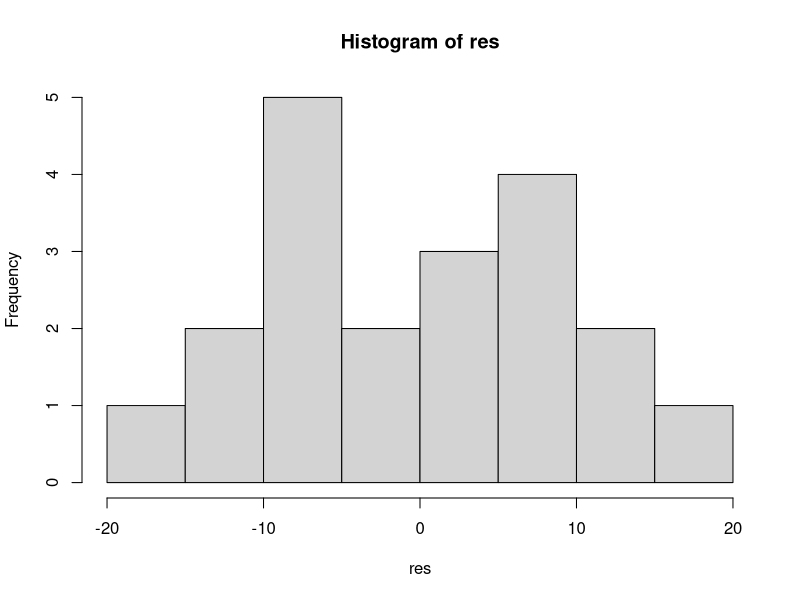

The R script that drew this image: (Note: this script raises an error after producing the figure.)
#############################
### R workshop 6-2 ##########
### 2020/10      ###########
############################

#Topics:
#one-way ANOVA
############################
rm(list = ls(all = TRUE))
##################################

#data input method 1:
#from wide to long , using tidyr package
station1<-c(236,250,252,233,239)
station2<-c(238,239,262,247,246)
station3<-c(220,236,232,243,213)
station4<-c(241,233,212,231,213)

carton <- data.frame(station1,station2,station3,station4)

library(tidyr)
#if run into problem, turn off RStudio and reinstall..
carton.long <- gather(carton, key = "station", value="carton_number")
summary(carton.long)

#data input method 2:
station <- c(1,1,1,1,1,2,2,2,2,2,3,3,3,3,3,4,4,4,4,4)
carton_number <- c(236,250,252,233,239,238,239,262,247,246,220,236,232,243,213,241,233,212,231,213)
carton2 <- data.frame(station, carton_number)
carton2$station <- as.factor(carton2$station)

summary(carton2)
levels(carton2$station)

#one-way anova
anova(  lm  (  carton_number ~ station, data= carton2)  )

############################
#check assumptions of ANOVA
#############################
#first: normality

res <- residuals( lm(carton_number ~ station, data= carton2))
hist(res)
shapiro.test(res)
#p = 0.3065, larger than 0.05, cannot reject the null  hypothesis
#normality of residuals assumption is met

#second: equal variance
install.packages('car')
library(car)
leveneTest(carton_number ~ station, data = carton2)

#large p value shows the equal variance assumption is not violated

#What if the assumption of equal variance is violated?
#you might want to run the analysis using oneway.test()
oneway.test(carton_number ~ station, data = carton.long)


store1<-c(102,106,105,115,112)
store2<-c(97,77,82,80,101)
store3<-c(89,91,75,106,94)
store4<-c(100,116,87,102,100)
hw3.4 <- data.frame(store1,store2,store3,store4)

library(tidyr)
#if run into problem, turn off RStudio and reinstall..
hm3.4long <- gather(hw3.4, key = "store", value="sales")
summary(hm3.4long)

anova(  lm  (  sales ~ store, data= hm3.4long)  )

library(car)
leveneTest(carton_number ~ station, data = carton2)
